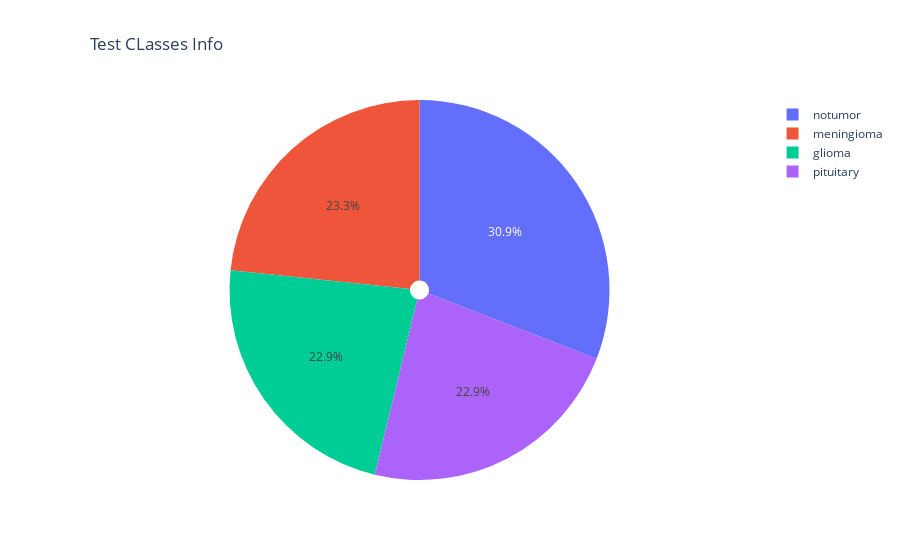

Notebook code for this chart:
### Code cell
test_classes_info = {}
classes = sorted(os.listdir(testDir))
for name in classes:
    test_classes_info[name] = len(os.listdir(testDir + f'/{name}'))
print(test_classes_info)
fig = px.pie(names=test_classes_info.keys(),values=test_classes_info.values(),hole=0.05,title='Test CLasses Info')
fig.update_layout({'title':{"x":0.1}})
fig.show()

### Figure 1 — Plotly figure (JSON) as saved in the notebook; plotly's stock layout.template omitted (floating-point values rounded to 4 significant figures)
{"data": [{"domain": {"x": [0, 1], "y": [0, 1]}, "hole": 0.05, "hovertemplate": "label=%{label}<br>value=%{value}<extra></extra>", "labels": ["glioma", "meningioma", "notumor", "pituitary"], "legendgroup": "", "name": "", "showlegend": true, "type": "pie", "values": [300, 306, 405, 300]}], "layout": {"legend": {"tracegroupgap": 0}, "title": {"text": "Test CLasses Info", "x": 0.1}}}
